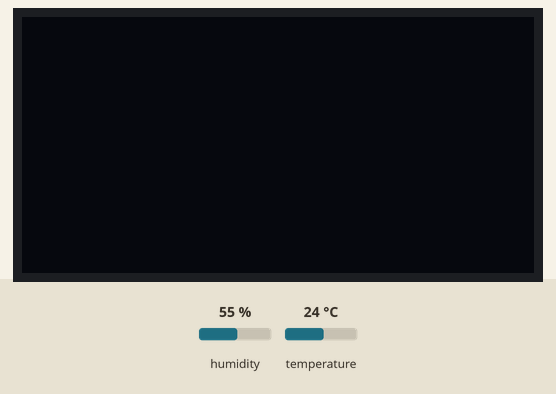
Bench run of a program on a simulated ESP32 board running MicroPython. On the bench: 128×64 one-colour display. Inputs (shaded band) come from the test bench; at power-on: humidity 55 %, temperature 24 °C. The clock reads 2024-03-15 10:24:30 at power-on unless the program sets it; library files of the repository ran but are not shown: ssd1306.py, ds1307.py; what the program prints to the serial console is not drawn.

Above: at 1.2 s.
1.3 s: humidity set to 22 %
At 5.5 s:
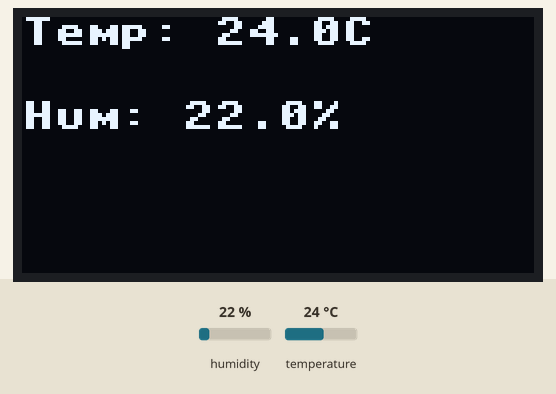
6.6 s: temperature set to 12 °C
At 9.5 s:
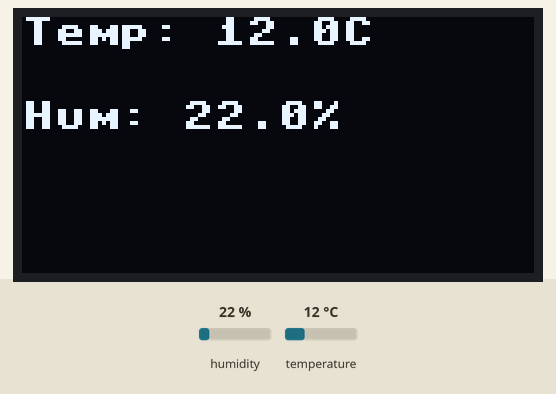
10.2 s: humidity set to 40 %
At 13.5 s:
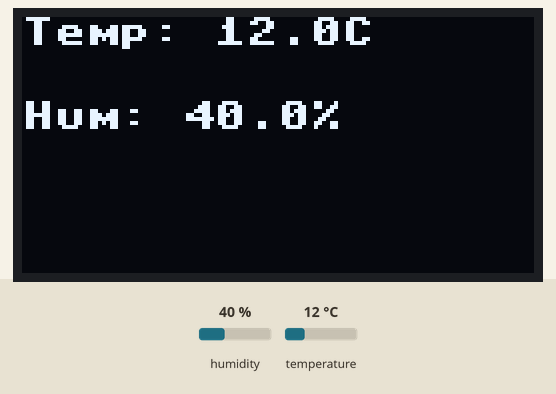
13.8 s: temperature set to 19 °C
Timing chart, 0 to 16.8 s (numbered marks = the images above; inputs shaded):
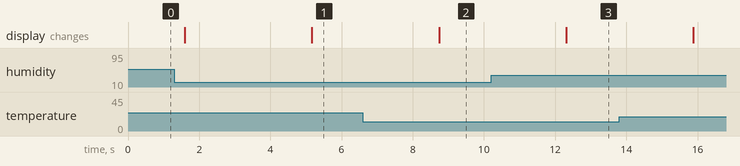

Measured:
- after the input at 1.3 s, the display: first differs from a run without the input after 3.9 s (image 1)
- after the input at 6.6 s, the display: changes after 2.1 s (image 2)
- after the input at 10.2 s, the display: changes after 2.1 s (image 3)

The program:

main.py
```python
import time
#from lib.net import conectar_wifi
#from lib.net import obtener_hora_actual
from lib.sensor_dht22 import medir_temperatura, medir_humedad
from lib.oled_display import mostrar_datos

#print("importando lib,rtc...")
from lib.rtc import leer_fecha_hora


#  conectar_wifi

#print("comenzando while true...")
while True:
    temp = medir_temperatura()
    time.sleep(0.5) # Evita errores en la toma de mediciones
    hum = medir_humedad()

    #print("medicion temp hum ok...")
    time.sleep(1)
    # datos_hora = obtener_hora_actual()  #comentado para desactivar

    # Agregado de RTC
    now = leer_fecha_hora()
    year, month, date, day, hour, minute, second = now
    #print("lectura fecha hora ok...")

    #if datos_hora is not None:
    #    print('Hora: {}'.format(datos_hora))


    #if temp is not None:
    #    print('Temperatura: {}°C'.format(temp))
    #if hum is not None:
    #    print('Humedad: {}%'.format(hum))

    print('Data Log: {:02d}:{:02d}:{:02d}:{:02d}:{:02d}:{:02d} Temperatura: {}°C Humedad: {}%'.format(year, month, date, hour, minute, second, temp, hum))

    mostrar_datos(temp, hum)

# Esperar 2 segundos antes de la siguiente lectura
    time.sleep(2)        
```

sensor_dht22.py
```python
import machine
import dht

# Configurar pin de conexion DHT22
dht_pin = machine.Pin(14)
sensor = dht.DHT22(dht_pin)

def medir_temperatura():
    try:
        sensor.measure()
        return sensor.temperature()
    except OSError as e:
        print('Error al leer la temperatura:', e)
        return None


def medir_humedad():
    try:
        sensor.measure()
        return sensor.humidity()
    except OSError as e:
        print('Error al leer la humedad:', e)
        return None

    
```

oled_display.py
```python
from machine import Pin, I2C
import ssd1306

# Configurar I2C
i2c = I2C(0,
           scl=Pin(22),
           sda=Pin(21) )

# Inicializar la pantalla OLED
oled_width = 128
oled_height = 64
oled = ssd1306.SSD1306_I2C(oled_width, oled_height, i2c)

def mostrar_datos(temp, hum):
    oled.fill(0)  # Limpiar la pantalla
    oled.text('Temp: {}C'.format(temp), 0, 0)
    oled.text('Hum: {}%'.format(hum), 0, 21)
    oled.show()
```

rtc.py
```python
import machine
# impport the required libraries
from machine import I2C, Pin
from ds1307 import DS1307
import utime

# declarar pines para comunicación I2C
sclPin = Pin(22) # serial clock pin
sdaPin = Pin(21) # serial data pin

# Initiate I2C
i2c_object = I2C(0,              # argumento posicional - I2C id
                  scl = sclPin,  # argumento con nombre - serial clock pin
                  sda = sdaPin,  # argumento con nombre - serial data pin
                  freq = 400000 )# argumento con nombre - frecuencia i2c

# clock object at the dedicated i2c port
rtc = DS1307(i2c_object)

#(year,month,date,day,hour,minute,second,p1)=rtc.datetime()

#now = (year,month,date,day,hour,minute,second,0)

def leer_fecha_hora():
        (year,month,date,day,hour,minute,second,p1)=rtc.datetime()
        #year, month, date, day, hour, minute, second = now
        return year, month, date, day, hour, minute, second

#print(rtc.datetime())
#print("probando func...")
#ver = leer_fecha_hora()
#print("func ok...")
#print(ver)
```
